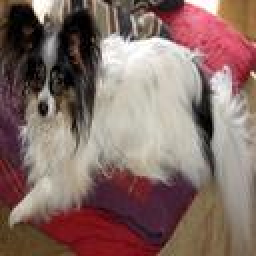
#> input picture Cropped/n02086910-papillon/n02086910_10147-0.jpg, 128 x 128 px, found by its file name (shown 2 times larger); its folder holds 3 pictures in this run
$ jupyter execute 'Assignment 9_Sikking.ipynb'
#> lines starting #> are read from the running program, lines starting #| are printed output that depends on the picture; long printed decimals are rounded; pictures that were not available may be replaced by others from this repository, and a replacement may not be noted
Ciara Sikking
Data Mining - Apr. 23, 2024

Feature Extraction

[cell 1]
import glob
import os
import matplotlib.pyplot as plt
import numpy as np
from skimage import filters
import skimage

# Import dog images
dog_images = glob.glob('/Users/ciarasikking/Data_Mining-Assignment4/Cropped/*')


# Convert images to edge histograms
def im2gray(img):
    gray = np.dot(img[...,0:3],[0.299,0.587,0.114])
    return gray

def angle(dx, dy):
    return np.mod(np.arctan2(dy, dx), np.pi)

directories = ['/Users/ciarasikking/Data_Mining_Assignment2/Cropped/n02086910-papillon',
              '/Users/ciarasikking/Data_Mining_Assignment2/Cropped/n02101556-clumber',
              '/Users/ciarasikking/Data_Mining_Assignment2/Cropped/n02113712-miniature_poodle',
              '/Users/ciarasikking/Data_Mining_Assignment2/Cropped/n02113978-Mexican_hairless']

i = 0
image_list = []
gray_image_list = []
edge_hist_list = []

# Separate classes
dir_1 = directories[0]
dir_2 = directories[1]
dir_3 = directories[2]
dir_4 = directories[3]
class_1 = os.listdir(dir_1)
class_2 = os.listdir(dir_2)
class_3 = os.listdir(dir_3)
class_4 = os.listdir(dir_4)

edge_hist_pap = []
edge_hist_clum = []
edge_hist_minp = []
edge_hist_mexh = []

# Convert each image in each class to edge histograms
for im in class_1:
    read_image = plt.imread(dir_1 + '/' + im)
#> read_image is the input picture: shape (128, 128, 3); mean R, G, B 133.5, 108.4, 102.7
    gray_image = im2gray(read_image)
#> in im2gray, `gray = np.dot(img[...,0:3],[0.299,0.587,0.114])`:
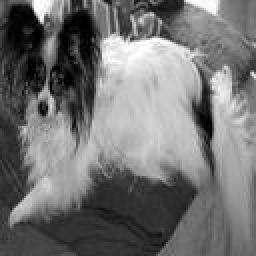
#> gray: shape (128, 128) float64 (shown 2 times larger); min 0, max 255, mean 115.3

    angle_sobel = angle(filters.sobel_h(gray_image),filters.sobel_v(gray_image))
#> in angle, `return np.mod(np.arctan2(dy, dx), np.pi)`:
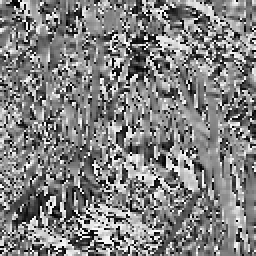
#> returned value: shape (128, 128) float64 (shown 2 times larger); min 0, max 3.14, mean 1.59; drawn with min black and max white

    hist, bins = skimage.exposure.histogram(angle_sobel, nbins=36, normalize=False)
#> hist = 36 values, max 718 at index 18, min 315 at index 35, mean 455.1; bins = 36 values from 0.0436 to 3.1
    edge_hist_pap.append(hist)
#> pass 2 of the loop `for im in class_1:`:
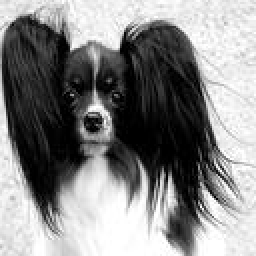
#> input picture Cropped/n02086910-papillon/n02086910_10204-0.jpg, 128 x 128 px, found by its file name (shown 2 times larger)
#> read_image is the input picture: shape (128, 128, 3); min 0, max 255, mean 135
#> in angle (call 2), `return np.mod(np.arctan2(dy, dx), np.pi)`:
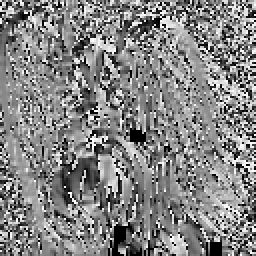
#> returned value: shape (128, 128) float64 (shown 2 times larger); min 0, max 3.14, mean 1.63; drawn with min black and max white
#> hist = 36 values, max 840 at index 21, min 260 at index 5, mean 455.1
#> pass 3 of the loop `for im in class_1:`:
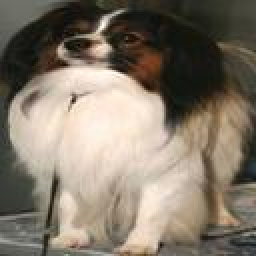
#> input picture Cropped/n02086910-papillon/n02086910_103-0.jpg, 128 x 128 px, found by its file name (shown 2 times larger)
#> read_image is the input picture: shape (128, 128, 3); mean R, G, B 131.6, 121, 106.6
#> in im2gray (call 3), `gray = np.dot(img[...,0:3],[0.299,0.587,0.114])`:
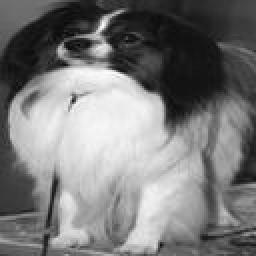
#> gray: shape (128, 128) float64 (shown 2 times larger); min 4.45, max 251.4, mean 122.5
#> in angle (call 3), `return np.mod(np.arctan2(dy, dx), np.pi)`:
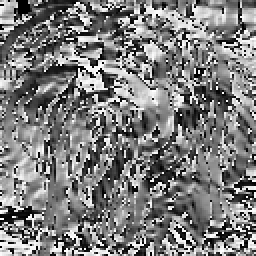
#> returned value: shape (128, 128) float64 (shown 2 times larger); min 0, max 3.14, mean 1.54; drawn with min black and max white
#> hist = 36 values, max 564 at index 0, min 373 at index 26, mean 455.1

for im2 in class_2:
    read_image2 = plt.imread(dir_2 + '/' + im2)
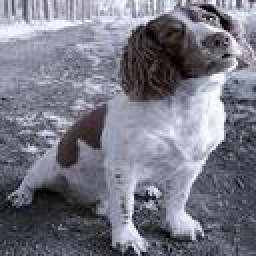
#> input picture Cropped/n02101556-clumber/n02101556_1018-0.jpg, 128 x 128 px, found by its file name (shown 2 times larger)
#> read_image2 is the input picture: shape (128, 128, 3); mean R, G, B 120.1, 120, 132.3
    gray_image2 = im2gray(read_image2)

    angle_sobel2 = angle(filters.sobel_h(gray_image2),filters.sobel_v(gray_image2))
#> in angle (call 4), `return np.mod(np.arctan2(dy, dx), np.pi)`:
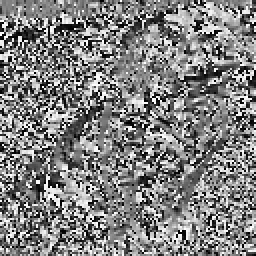
#> returned value: shape (128, 128) float64 (shown 2 times larger); min 0, max 3.14, mean 1.59; drawn with min black and max white

    hist2, bins2 = skimage.exposure.histogram(angle_sobel2, nbins=36, normalize=False)
#> hist2 = 36 values, max 558 at index 34, min 372 at index 11, mean 455.1; bins2 = 36 values from 0.0436 to 3.1
    edge_hist_clum.append(hist2)

for im3 in class_3:
    read_image3 = plt.imread(dir_3 + '/' + im3)
    gray_image3 = im2gray(read_image3)

    angle_sobel3 = angle(filters.sobel_h(gray_image3),filters.sobel_v(gray_image3))

    hist3, bins3 = skimage.exposure.histogram(angle_sobel3, nbins=36, normalize=False)
#> hist3 = 36 values, max 718 at index 18, min 315 at index 35, mean 455.1; bins3 = 36 values from 0.0436 to 3.1
    edge_hist_minp.append(hist3)

for im4 in class_4:
    read_image4 = plt.imread(dir_4 + '/' + im4)
    gray_image4 = im2gray(read_image4)

    angle_sobel4 = angle(filters.sobel_h(gray_image4),filters.sobel_v(gray_image4))

    hist4, bins4 = skimage.exposure.histogram(angle_sobel4, nbins=36, normalize=False)
#> hist4 has the same summary as hist3; bins4 = 36 values from 0.0436 to 3.1
    edge_hist_mexh.append(hist4)

# Normalize the edge histograms
normalized_edge_hist_pap = []
normalized_edge_hist_clum = []
normalized_edge_hist_minp = []
normalized_edge_hist_mexh = []

for hist in edge_hist_pap:
    total_count = np.sum(hist)
    normalized_hist = hist / total_count
    normalized_edge_hist_pap.append(normalized_hist)
#> this loop made 3 passes
#> after the loop, normalized_edge_hist_pap = 3 items

for hist in edge_hist_clum:
    total_count = np.sum(hist)
    normalized_hist = hist / total_count
    normalized_edge_hist_clum.append(normalized_hist)
#> this loop made 1 pass
#> total_count on pass 1: 16384
#> after the loop, normalized_edge_hist_clum = 1 item

for hist in edge_hist_minp:
    total_count = np.sum(hist)
    normalized_hist = hist / total_count
    normalized_edge_hist_minp.append(normalized_hist)
#> after the loop, normalized_edge_hist_minp = 1 item

for hist in edge_hist_mexh:
    total_count = np.sum(hist)
    normalized_hist = hist / total_count
    normalized_edge_hist_mexh.append(normalized_hist)
#> after the loop, normalized_edge_hist_mexh = 1 item

labels_pap = [0] * len(edge_hist_pap)
#> labels_pap = [0, 0, 0]
labels_clum = [1] * len(edge_hist_clum)
#> labels_clum = [1]
labels_minp = [2] * len(edge_hist_minp)
#> labels_minp = [2]
labels_mexh = [3] * len(edge_hist_mexh)
#> labels_mexh = [3]

true_labels = labels_pap + labels_clum + labels_minp + labels_mexh
#> true_labels = [0, 0, 0, 1, 2, 3]

[cell 2]
all_edge = edge_hist_pap + edge_hist_clum + edge_hist_minp + edge_hist_mexh
#> all_edge = 6 items
all_norm_edge = normalized_edge_hist_pap + normalized_edge_hist_clum + normalized_edge_hist_minp + normalized_edge_hist_mexh
#> all_norm_edge = 6 items

Dimension Reduction

[cell 3]
from sklearn.decomposition import PCA
pca = PCA(n_components=2)
pca.fit(all_norm_edge)

all_norm_edge_pca = pca.transform(all_norm_edge)
#> all_norm_edge_pca = [[0.00929, -0.00949], [0.0304, 0.0189], [-0.0264, -0.000396], [-0.0319, 0.01], [0.00929, -0.00949], [0.00929, -0.00949]]

plt.scatter(all_norm_edge_pca[:, 0], all_norm_edge_pca[:, 1], color='blue')
plt.xlabel('Principal Component 1')
plt.ylabel('Principal Component 2')
plt.title('PCA Transformed Data')
plt.show()
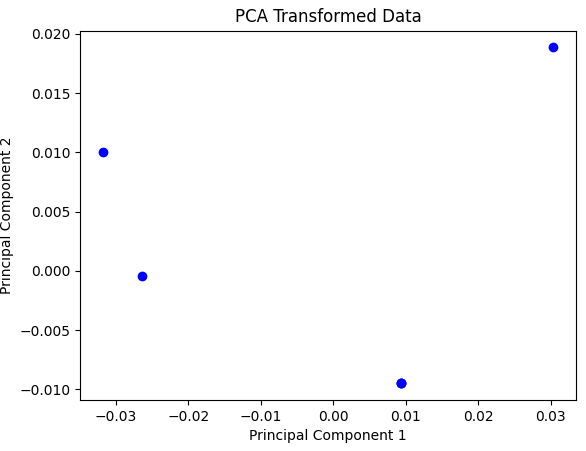
#> figure drawn by matplotlib, 1 panel

Clustering Algorithm

Kmeans with init = Random

[cell 4]
from sklearn.cluster import KMeans

num_clusters = 4
kmeans_rand = KMeans(n_clusters= num_clusters, init = 'random')
kmeans_rand.fit(all_norm_edge_pca)

# Get cluster labels
cluster_labels_rand = kmeans_rand.labels_
print(cluster_labels_rand)

# Get cluster centers
cluster_centers_rand = kmeans_rand.cluster_centers_
print(cluster_centers_rand)

K means with init = k-means++

[cell 5]
num_clusters = 4
kmeans = KMeans(n_clusters= num_clusters, init = 'k-means++')
kmeans.fit(all_norm_edge_pca)

# Get cluster labels
cluster_labels = kmeans.labels_
print(cluster_labels)

# Get cluster centers
cluster_centers = kmeans.cluster_centers_
print(cluster_centers)

Bisecting k means

[cell 6]
from sklearn.cluster import BisectingKMeans

num_clusters = 4

# Fit the model
bisect_means = BisectingKMeans(n_clusters= num_clusters, init = 'random').fit(all_norm_edge_pca)

print(bisect_means.labels_)
#| [1 0 3 2 1 1]
print(bisect_means.cluster_centers_)
#| [[ 0.0304  0.01885]
#|  [ 0.009291 -0.00949]
#|  [-0.03187  0.01001]
#|  [-0.0264 -0.0003965]]

Spectral clustering

[cell 7]
from sklearn.cluster import SpectralClustering

num_clusters = 4
clustering = SpectralClustering(n_clusters= num_clusters).fit(all_norm_edge_pca)

labels = clustering.labels_
#> labels = [1, 2, 0, 0, 1, 3]
print(labels)
#| [1 2 0 0 1 3]

cluster_centers = np.zeros((num_clusters, all_norm_edge_pca.shape[1]))
#> cluster_centers = [[0, 0], [0, 0], [0, 0], [0, 0]]

for i in range(num_clusters):
    cluster_points = all_norm_edge_pca[cluster_labels == i]
    cluster_center = np.mean(cluster_points, axis=0)
    cluster_centers[i] = cluster_center
#> this loop made 4 passes
#> after the loop, cluster_centers = [[-0.0264, -0.000396], [0.00929, -0.00949], [0.0304, 0.0189], [-0.0319, 0.01]]

print(cluster_centers)
#| [[-0.0264 -0.0003965]
#|  [ 0.009291 -0.00949]
#|  [ 0.0304  0.01885]
#|  [-0.03187  0.01001]]

DBSCAN

[cell 8]
from sklearn.cluster import DBSCAN
from sklearn.preprocessing import StandardScaler

X = StandardScaler().fit_transform(all_norm_edge_pca)
#> X = [[0.423, -0.863], [1.38, 1.71], [-1.2, -0.036], [-1.45, 0.91], [0.423, -0.863], [0.423, -0.863]]

# Define parameter ranges
eps_range = [0.1, 0.5, 1.0, 1.5]  # Adjust based on the scale of your data
min_samples_range = [5, 10, 15, 20]

best_n_clusters = float('inf')
best_eps = None
best_min_samples = None

# Perform grid search
for eps in eps_range:
    for min_samples in min_samples_range:
        db = DBSCAN(eps=eps, min_samples=min_samples).fit(X)
        labels = db.labels_
        n_clusters = len(set(labels)) - (1 if -1 in labels else 0)

        if n_clusters == 4:  # Desired number of clusters
            print("Found parameters for 4 clusters: eps={}, min_samples={}".format(eps, min_samples))
            break  # Exit loop if desired number of clusters is found

        if abs(4 - n_clusters) < abs(4 - best_n_clusters):
            best_n_clusters = n_clusters
            best_eps = eps
            best_min_samples = min_samples
#> after the loop, best_eps = 0.1; best_min_samples = 5; best_n_clusters = 0

print("Best parameters: eps={}, min_samples={}".format(best_eps, best_min_samples))
#| Best parameters: eps=0.1, min_samples=5

[cell 9]
from sklearn import metrics
from sklearn.cluster import DBSCAN
from sklearn.preprocessing import StandardScaler

X = StandardScaler().fit_transform(all_norm_edge_pca)

db = DBSCAN(eps=0.1, min_samples=15).fit(X)
labels = db.labels_
#> labels = [-1, -1, -1, -1, -1, -1]

# Number of clusters in labels, ignoring noise if present.
n_clusters_ = len(set(labels)) - (1 if -1 in labels else 0)
#> n_clusters_ = 0
n_noise_ = list(labels).count(-1)
#> n_noise_ = 6

print("Estimated number of clusters: %d" % n_clusters_)
#| Estimated number of clusters: 0
print("Estimated number of noise points: %d" % n_noise_)
#| Estimated number of noise points: 6

To achieve 4 clusters I used eps = 0.1 and min_samples = 15

Agglomerative Clustering - Single Link

[cell 10]
from sklearn.cluster import AgglomerativeClustering

num_clusters = 4
agg_clustering = AgglomerativeClustering(n_clusters=num_clusters, linkage='single')

agg_clustering.fit(all_norm_edge_pca)

# Get cluster labels
cluster_labels_single = agg_clustering.labels_

# Print the number of points in each cluster
for i in range(num_clusters):
    print("Number of points in cluster {}: {}".format(i, np.sum(cluster_labels_single == i)))

Agglomerative Clustering - Complete Link

[cell 11]
num_clusters = 4
agg_clustering = AgglomerativeClustering(n_clusters=num_clusters, linkage='complete')

agg_clustering.fit(all_norm_edge_pca)

# Get cluster labels
cluster_labels_complete = agg_clustering.labels_

# Print the number of points in each cluster
for i in range(num_clusters):
    print("Number of points in cluster {}: {}".format(i, np.sum(cluster_labels_complete == i)))

Agglomerative Clustering - Group Average

[cell 12]
num_clusters = 4
agg_clustering = AgglomerativeClustering(n_clusters=num_clusters, linkage='average')

agg_clustering.fit(all_norm_edge_pca)

# Get cluster labels
cluster_labels_avg = agg_clustering.labels_

# Print the number of points in each cluster
for i in range(num_clusters):
    print("Number of points in cluster {}: {}".format(i, np.sum(cluster_labels_avg == i)))

Agglomerative Clustering - Ward's Method

[cell 13]
num_clusters = 4
agg_clustering = AgglomerativeClustering(n_clusters=num_clusters, linkage='ward')

agg_clustering.fit(all_norm_edge_pca)

# Get cluster labels
cluster_labels_wards = agg_clustering.labels_

# Print the number of points in each cluster
for i in range(num_clusters):
    print("Number of points in cluster {}: {}".format(i, np.sum(cluster_labels_wards == i)))

Clustering Evaluations

Fowlkes-Mallows index

[cell 14]
from sklearn.metrics import fowlkes_mallows_score

# Calculate the Fowlkes-Mallows index for single link agglomerative clustering
fowlkes_mallows_index_single = fowlkes_mallows_score(true_labels, cluster_labels_single)
#> fowlkes_mallows_index_single = 0

# Print the Fowlkes-Mallows index
print("Fowlkes-Mallows index Single Link:", fowlkes_mallows_index_single)
#| Fowlkes-Mallows index Single Link: 0.0


# Calculate the Fowlkes-Mallows index for complete link agglomerative clustering
fowlkes_mallows_index_complete = fowlkes_mallows_score(true_labels, cluster_labels_complete)
#> fowlkes_mallows_index_complete = 0

# Print the Fowlkes-Mallows index
print("Fowlkes-Mallows index Complete Link:", fowlkes_mallows_index_complete)
#| Fowlkes-Mallows index Complete Link: 0.0


# Calculate the Fowlkes-Mallows index for average link agglomerative clustering
fowlkes_mallows_index_avg = fowlkes_mallows_score(true_labels, cluster_labels_avg)
#> fowlkes_mallows_index_avg = 0

# Print the Fowlkes-Mallows index
print("Fowlkes-Mallows index Average Link:", fowlkes_mallows_index_avg)
#| Fowlkes-Mallows index Average Link: 0.0


# Calculate the Fowlkes-Mallows index for single link agglomerative clustering
fowlkes_mallows_index_wards = fowlkes_mallows_score(true_labels, cluster_labels_wards)
#> fowlkes_mallows_index_wards = 0

# Print the Fowlkes-Mallows index
print("Fowlkes-Mallows index Wards Link:", fowlkes_mallows_index_wards)
#| Fowlkes-Mallows index Wards Link: 0.0

Silhouette Coefficient

[cell 15]
from sklearn.metrics import silhouette_score

# Calculate the silhouette score for single link agglomerative clustering
silhouette_coefficient_single = silhouette_score(all_norm_edge_pca, cluster_labels_single)
#> silhouette_coefficient_single = 0.5

# Print the silhouette score
print("Silhouette coefficient Single Link:", silhouette_coefficient_single)
#| Silhouette coefficient Single Link: 0.5


# Calculate the silhouette score for complete link agglomerative clustering
silhouette_coefficient_complete = silhouette_score(all_norm_edge_pca, cluster_labels_complete)
#> silhouette_coefficient_complete = 0.5

# Print the silhouette score
print("Silhouette coefficient Complete Link:", silhouette_coefficient_complete)
#| Silhouette coefficient Complete Link: 0.5


# Calculate the silhouette score for average link agglomerative clustering
silhouette_coefficient_avg = silhouette_score(all_norm_edge_pca, cluster_labels_avg)
#> silhouette_coefficient_avg = 0.5

# Print the silhouette score
print("Silhouette coefficient Average Link:", silhouette_coefficient_avg)
#| Silhouette coefficient Average Link: 0.5


# Calculate the silhouette score for wards link agglomerative clustering
silhouette_coefficient_wards = silhouette_score(all_norm_edge_pca, cluster_labels_wards)
#> silhouette_coefficient_wards = 0.5

# Print the silhouette score
print("Silhouette coefficient Wards Link:", silhouette_coefficient_wards)
#| Silhouette coefficient Wards Link: 0.5
